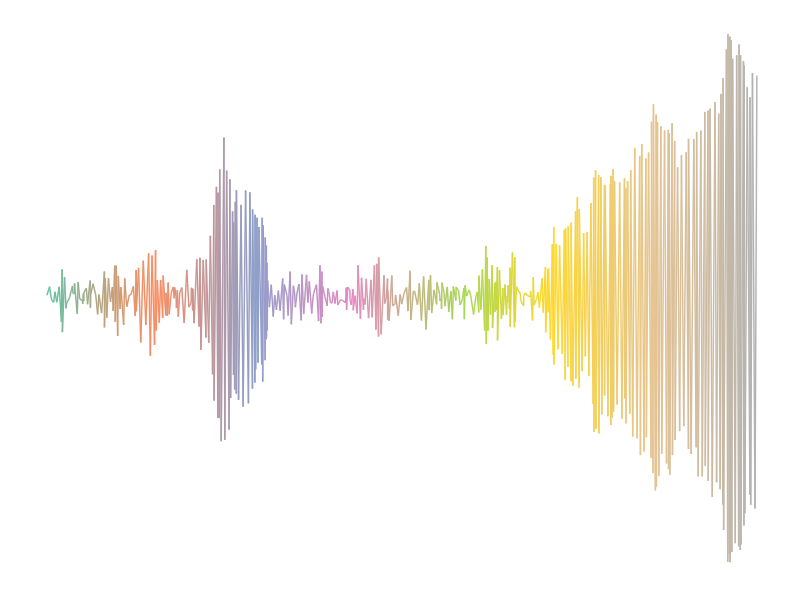

Here is the R script that generated this plot:
##########################################
# 
# Colourful line graph with ggplot
#
# Series:
# Little Useless-useful R functions #27
# Created: July 14, 2021
# Author: Tomaž Kaštrun
# Blog: tomaztsql.wordpress.com
# V.1.0

# Changelog: 
###########################################

library(ggplot2)
library(RColorBrewer)


## generating fake dataset (x,y) points for a single line
set.seed(29038)

#The function
Colourful_graph <- function(n, x, y){
  df <- data.frame(x=x, y=y, col=n)
  for (i in 1:n){
    #get last x,y
    lastx <- tail(df$x, 1)
    lasty <- tail(df$y, 1)
    col <- sample(1:i, 1, replace = T)
    if (i %% 10 == 0) {
      xx <- runif(1, 0.0, 1.0) + lastx
      yy <- runif(1, 0.0, 1.0) - lasty
    } else  {
    xx <- runif(1, 0.0, 1.0) + lastx
    yy <- runif(1, 0.0, 1.0) - lasty
    }
    # change: col=i for rainbow colours
    df <- rbind(df, c(x=xx, y=yy, col=col)) 
    
  }
  fake <- df
  
  #brewer sample 8 color palette
  nn <- as.data.frame(brewer.pal.info)
  nn$names <- row.names.data.frame(nn)
  nn8 <- subset(nn, maxcolors==8, select=c(names))
  
  
  brewColours <- as.integer(length(fake$col))
  #ColourfulColours <- colorRampPalette(brewer.pal(8, "Paired"))(brewColours)
  ColourfulColours <- colorRampPalette(brewer.pal(8, sample(nn8$names,1,T)))(brewColours)
  
  # show faked graph
  ggplot(fake, aes(x, y, color = factor(col))) +
    geom_line(color= ColourfulColours) +
    theme(legend.position = "none") +
    theme(panel.grid.major = element_blank(), panel.grid.minor = element_blank(),
          panel.background = element_blank(), axis.line = element_blank(), text=element_blank(), line = element_blank())  
  
}



#create colourful graph
Colourful_graph(500,0.4,0.3)



